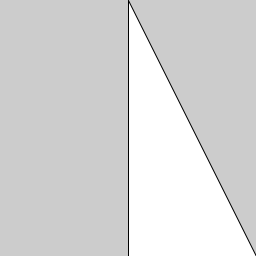
Frame 1 (no input)
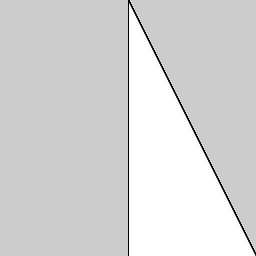
Frame 60 (the mouse pressed at the canvas centre just before this capture)
Frame 120 (the mouse held since frame 60 and released just before this capture): identical to frame 60, image omitted

The Processing sketch that drew these frames (run headless with seeded random() and noise(); from frame 60 on, the mouse is pressed at the canvas centre):

// Processing sketch: figurasEjemplo
// ── figurasEjemplo.pde
//Version Final - generar INPUT para entrenamiento
void setup(){
  size(256,256);
}

//Cuadrados, triangulos, circulos
void draw(){
  //Cuadrado
  //rectMode(CENTER);
  //rotate(0.05);
  //square(128, 128, 64);
  
  //Triangulo (x1,y1,x2,y2,x3,y3)
  //triangle(0, 0, 128, 256, 256, 0);
  triangle(128, 0, 128, 256, 256, 256);
  
}
